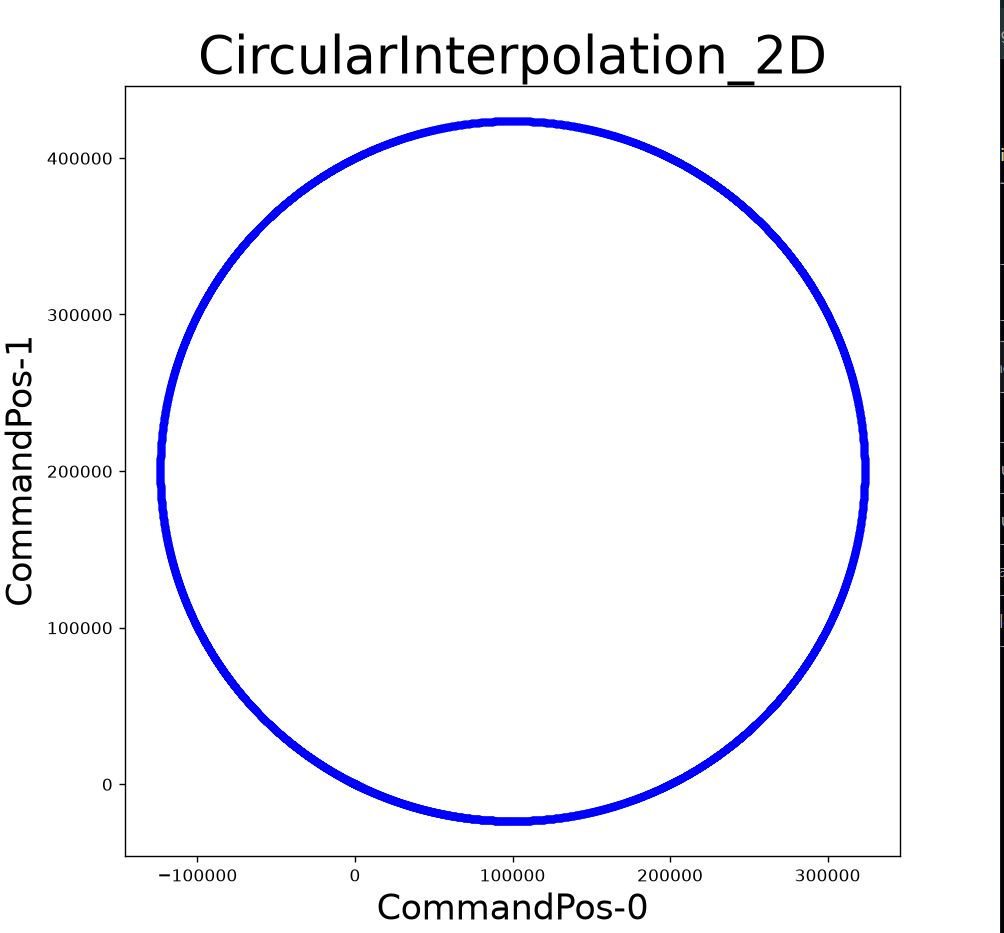

Here is the Python script that generated this plot:
import pandas as pd
import matplotlib.pyplot as plt

df = pd.read_csv('123456.csv')

plt.figure(figsize=(8, 8))
plt.scatter(df["CommandPos-0"], df["CommandPos-1"], color="blue", s=10)
plt.title("CircularInterpolation_2D", fontsize = 30)
plt.xlabel("CommandPos-0", fontsize = 20)
plt.ylabel("CommandPos-1", fontsize = 20)
plt.show()
